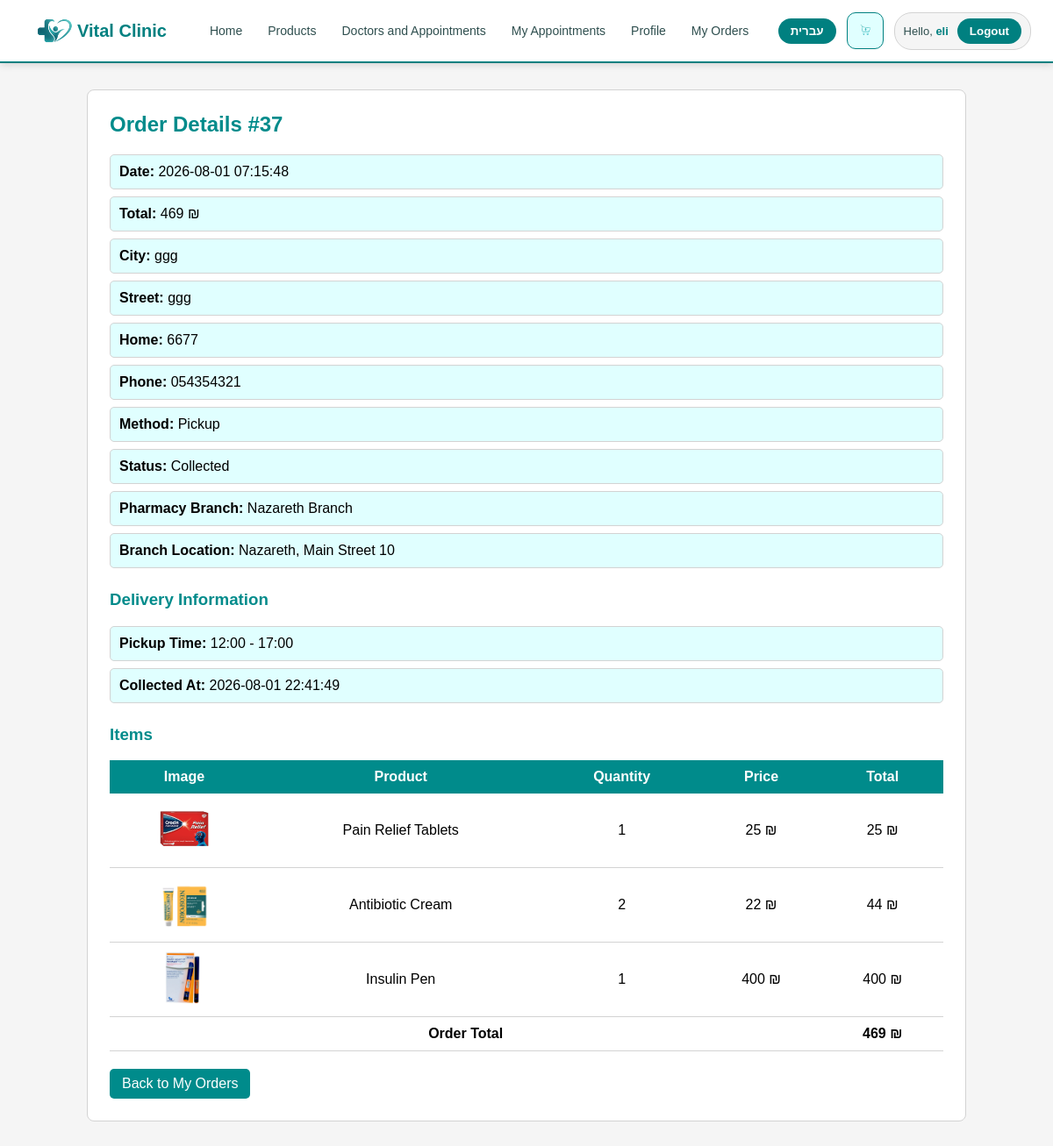
The page /orders_details.php?orderid=37 (signed in) on the database its author committed.
### tables this page shows
CREATE TABLE `orders` (
  `orderids` int NOT NULL,
  `uid` int NOT NULL,
  `orderdate` datetime NOT NULL DEFAULT CURRENT_TIMESTAMP,
  `city` varchar(255) DEFAULT NULL,
  `phone` varchar(30) NOT NULL,
  `cardnumber` varchar(25) NOT NULL,
  `streetn` varchar(255) NOT NULL,
  `homen` int NOT NULL,
  `Price` int NOT NULL,
  `delivery_datetime` datetime DEFAULT NULL,
  `courier_id` int DEFAULT NULL,
  `delivery_status` tinyint NOT NULL DEFAULT '0',
  `delivery_method` varchar(20) NOT NULL,
  `branch_id` int DEFAULT NULL,
  `pickup_time_from` varchar(5) DEFAULT NULL,
  `pickup_time_to` varchar(5) DEFAULT NULL,
  `pickup_status` tinyint NOT NULL DEFAULT '0',
  `pickup_collected_at` datetime DEFAULT NULL
);

CREATE TABLE `branches` (
  `id` int NOT NULL,
  `branch_name` varchar(100) NOT NULL,
  `branch_city` varchar(100) NOT NULL,
  `branch_street` varchar(150) NOT NULL,
  `branch_phone` varchar(30) NOT NULL,
  `latitude` decimal(10,7) DEFAULT NULL,
  `longitude` decimal(10,7) DEFAULT NULL
);

CREATE TABLE `ordershistory` (
  `orderid` int NOT NULL,
  `pid` int NOT NULL,
  `quantity` int NOT NULL
);

CREATE TABLE `products` (
  `productId` int NOT NULL,
  `productname` varchar(255) NOT NULL,
  `productprice` int NOT NULL,
  `productamount` int NOT NULL,
  `productimage` varchar(255) NOT NULL,
  `requires_prescription` tinyint(1) DEFAULT '0'
);

### language.php (called while the page is built, shortened)
<?php
function langText($english, $hebrew)
{
    return $english;
}
function pageDirection()
{
    return "ltr";
}
?>

### orders_details.php (the view, shortened to what this page needs)
<?php
require("db_connection.php");
require("nav.php");
$uid = (int)$_SESSION["userid"];
$orderId = (int)$_GET["orderid"];
$orderResult = mysqli_query($con, "
    SELECT *
    FROM orders
    WHERE orderids = $orderId
    AND uid = $uid
    LIMIT 1
");
$order = mysqli_fetch_array($orderResult);
$branch = null;
$branchId = (int)$order["branch_id"];
if ($branchId != 0) {
    $branchResult = mysqli_query($con, "
        SELECT *
        FROM branches
        WHERE id = $branchId
        LIMIT 1
    ");
    if (mysqli_num_rows($branchResult) > 0) {
        $branch = mysqli_fetch_array($branchResult);
    }
}
$method = $order["delivery_method"];
$methodText = langText("Delivery", "משלוח");
if ($method == "pickup") {
    $methodText = langText("Pickup", "איסוף עצמי");
    if ($order["pickup_status"] == 1) {
        $status = langText("Collected", "נאסף");
    } else {
        $status = langText("Not Collected", "לא נאסף");
    }
} else {
    if ($order["delivery_status"] == 1) {
        $status = langText("Closed", "סגור");
    } else {
        $status = langText("Open", "פתוח");
    }
}
$itemsResult = mysqli_query($con, "
    SELECT pid, quantity
    FROM ordershistory
    WHERE orderid = $orderId
");
?>
<!DOCTYPE html>
<html>
<head>
</head>
<body>
<div class="container">
    <h2>
        <?php echo langText("Order Details", "פרטי הזמנה"); ?> #<?php echo $order["orderids"]; ?>
    </h2>
    <div class="info">
        <div>
            <b><?php echo langText("Date:", "תאריך:"); ?></b>
            <?php echo $order["orderdate"]; ?>
        </div>
        <div>
            <b><?php echo langText("Total:", "סה״כ:"); ?></b>
            <?php echo $order["Price"]; ?> ₪
        </div>
        <div>
            <b><?php echo langText("City:", "עיר:"); ?></b>
            <?php echo $order["city"]; ?>
        </div>
        <div>
            <b><?php echo langText("Street:", "רחוב:"); ?></b>
            <?php echo $order["streetn"]; ?>
        </div>
        <div>
            <b><?php echo langText("Home:", "מספר בית:"); ?></b>
            <?php echo $order["homen"]; ?>
        </div>
        <div>
            <b><?php echo langText("Phone:", "טלפון:"); ?></b>
            <?php echo $order["phone"]; ?>
        </div>
        <div>
            <b><?php echo langText("Method:", "שיטה:"); ?></b>
            <?php echo $methodText; ?>
        </div>
        <div>
            <b><?php echo langText("Status:", "סטטוס:"); ?></b>
            <?php echo $status; ?>
        </div>
        <?php if ($branch) { ?>
            <div>
                <b><?php echo langText("Pharmacy Branch:", "סניף בית מרקחת:"); ?></b>
                <?php echo $branch["branch_name"]; ?>
            </div>
            <div>
                <b><?php echo langText("Branch Location:", "מיקום הסניף:"); ?></b>
                <?php
                echo $branch["branch_city"]
                    . ", "
                    . $branch["branch_street"];
                ?>
            </div>
        <?php } ?>
    </div>
    <h3 class="section-title"><?php echo langText("Delivery Information", "פרטי משלוח"); ?></h3>
    <div class="info">
        <?php if ($method == "pickup") { ?>
            <div>
                <b><?php echo langText("Pickup Time:", "זמן איסוף:"); ?></b>
                <?php
                echo $order["pickup_time_from"]
                    . " - "
                    . $order["pickup_time_to"];
                ?>
            </div>
            <?php if ($order["pickup_collected_at"] != "") { ?>
                <div>
                    <b><?php echo langText("Collected At:", "נאסף בתאריך:"); ?></b>
                    <?php echo $order["pickup_collected_at"]; ?>
                </div>
            <?php } ?>
        <?php } ?>
    </div>
    <h3 class="section-title"><?php echo langText("Items", "פריטים"); ?></h3>
    <table>
        <tr>
            <th><?php echo langText("Image", "תמונה"); ?></th>
            <th><?php echo langText("Product", "מוצר"); ?></th>
            <th><?php echo langText("Quantity", "כמות"); ?></th>
            <th><?php echo langText("Price", "מחיר"); ?></th>
            <th><?php echo langText("Total", "סה״כ"); ?></th>
        </tr>
        <?php while ($item = mysqli_fetch_array($itemsResult)) { ?>
            <?php
            $productId = (int)$item["pid"];
            $productResult = mysqli_query($con, "
                SELECT productname,
                       productprice,
                       productimage
                FROM products
                WHERE productId = $productId
                LIMIT 1
            ");
            $product = mysqli_fetch_array($productResult);
            $image = $product["productimage"];
            if (strpos($image, "/") === false) {
                $image = "images/" . $image;
            }
            $lineTotal =
                $product["productprice"] *
                $item["quantity"];
            ?>
            <tr>
                <td>
                    <img src="<?php echo $image; ?>">
                </td>
                <td><?php echo $product["productname"]; ?></td>
                <td><?php echo $item["quantity"]; ?></td>
                <td><?php echo $product["productprice"]; ?> ₪</td>
                <td><?php echo $lineTotal; ?> ₪</td>
            </tr>
        <?php } ?>
        <tr>
            <td colspan="4"><b><?php echo langText("Order Total", "סה״כ הזמנה"); ?></b></td>
            <td><b><?php echo $order["Price"]; ?> ₪</b></td>
        </tr>
    </table>
    <a class="back" href="my_orders.php">
        <?php echo langText("Back to My Orders", "חזרה להזמנות שלי"); ?>
    </a>
</div>
</body>
</html>

### nav.php (shortened to what this page needs)
<?php
require_once("language.php");
$isAdmin = 0;
$isDoctor = 0;
$isPharmacist = 0;
if (isset($_SESSION["is_admin"])) {
    $isAdmin = (int)$_SESSION["is_admin"];
}
if (isset($_SESSION["is_doctor"])) {
    $isDoctor = (int)$_SESSION["is_doctor"];
}
if (isset($_SESSION["is_pharmacist"])) {
    $isPharmacist = (int)$_SESSION["is_pharmacist"];
}
?>
<!DOCTYPE html>
<html dir="<?php echo pageDirection(); ?>">
<head>
</head>
<body>
<nav>
<div class="nav-left">
    <div class="nav-logo">
        <a href="home.php">
            <img src="images/c.png" alt="Logo">
            <span class="nav-logo-text">Vital Clinic</span>
        </a>
    </div>
    <div class="nav-links">
        <?php
        if ($isAdmin == 1) {
            echo "<a href='admin.php'>" . langText("Admin Panel", "לוח ניהול") . "</a>";
        } else if ($isDoctor == 1) {
            echo "<a href='doctor_dashboard.php'>" . langText("Dashboard", "לוח בקרה") . "</a>";
            echo "<a href='userprescription.php'>" . langText("Prescriptions", "מרשמים") . "</a>";
            echo "<a href='day_off_request.php'>" . langText("Day Off Request", "בקשת יום חופש") . "</a>";
        } else {
            echo "<a href='home.php'>" . langText("Home", "דף הבית") . "</a>";
            echo "<a href='products.php'>" . langText("Products", "מוצרים") . "</a>";
            echo "<a href='doctor.php'>" . langText("Doctors and Appointments", "רופאים ותורים") . "</a>";
            echo "<a href='my_appointments.php'>" . langText("My Appointments", "תורים") . "</a>";
            if (isset($_SESSION["fname"])) {
                echo "<a href='profile.php'>" . langText("Profile", "פרופיל") . "</a>";
                echo "<a href='my_orders.php'>" . langText("My Orders", "ההזמנות שלי") . "</a>";
            } else {
                echo "<a href='login.php'>" . langText("Login", "התחברות") . "</a>";
            }
        }
        ?>
    </div>
</div>
<div class="nav-right">
    <form method="post">
        <button class="nav-btn" type="submit" name="change_language">
            <?php echo langText("עברית", "English"); ?>
        </button>
    </form>
    <?php
    if (isset($_SESSION["fname"])) {
        if ($isAdmin == 0 && $isDoctor == 0 && $isPharmacist == 0) {
            echo "
                <a href='cart.php' class='cart-link'>
                    <img src='images/cart_icon_gradient.png' alt='" . langText("Cart", "סל קניות") . "'>
                </a>
            ";
        }
        echo "
            <div class='nav-user'>
                <div class='nav-hello'>
                    " . langText("Hello", "שלום") . ", <span>" . $_SESSION["fname"] . "</span>
                </div>
                <form method='post'>
                    <button class='nav-btn' name='logoutBtn'>
                        " . langText("Logout", "התנתקות") . "
                    </button>
                </form>
            </div>
        ";
    }
    ?>
</div>
</nav>
</body>
</html>

### nav.php (style rules this page uses)
body { margin: 0; font-family: Arial, sans-serif; background: whitesmoke; }
nav { height: 70px; padding: 0 25px; display: flex; justify-content: space-between; align-items: center; background: white; border-bottom: 2px solid teal; box-shadow: 0 2px 8px lightgray; }
.nav-left, .nav-links, .nav-right, .nav-user, .nav-logo a { display: flex; align-items: center; }
.nav-left { gap: 25px; }
.nav-links { gap: 5px; flex-wrap: wrap; }
.nav-right { gap: 12px; }
.nav-logo a { gap: 1px; }
.nav-logo img { width: 50px; height: 50px; object-fit: contain; }
.nav-logo-text { font-size: 20px; font-weight: bold; color: teal; }
nav a { padding: 9px 12px; color: darkslategray; text-decoration: none; font-size: 14px; border-radius: 8px; }
.nav-user { gap: 10px; padding: 6px 10px; background: whitesmoke; border: 1px solid lightgray; border-radius: 20px; }
.nav-hello { font-size: 13px; color: darkslategray; }
.nav-hello span { color: teal; font-weight: bold; }
.nav-user form { margin: 0; }
.nav-btn { padding: 7px 14px; border: none; border-radius: 20px; background: teal; color: white; cursor: pointer; font-weight: bold; }
.cart-link { width: 40px; height: 40px; padding: 0; display: flex; justify-content: center; align-items: center; background: lightcyan; border: 1px solid teal; border-radius: 10px; }
.cart-link img { width: 28px; height: 28px; object-fit: contain; }

### orders_details.php (style rules this page uses)
body { margin: 0; font-family: Arial; background-color: whitesmoke; color: black; }
.container { width: 950px; max-width: 90%; margin: 30px auto; padding: 25px; background-color: white; border: 1px solid lightgray; border-radius: 8px; }
h2 { margin-top: 0; color: darkcyan; }
.info { margin-bottom: 20px; }
.info div { padding: 10px; margin-bottom: 8px; background-color: lightcyan; border: 1px solid lightgray; border-radius: 5px; }
.section-title { margin-top: 25px; color: darkcyan; }
table { width: 100%; border-collapse: collapse; }
th { padding: 10px; background-color: darkcyan; color: white; }
td { padding: 10px; text-align: center; border-bottom: 1px solid lightgray; }
img { width: 60px; height: 60px; }
.back { display: inline-block; margin-top: 20px; padding: 8px 14px; background-color: darkcyan; color: white; text-decoration: none; border-radius: 5px; }

### rows shown on the page
orders: orderids "37", orderdate "2026-08-01 07:15:48", Price "469", city "ggg", streetn "ggg", homen "6677", phone "054354321", pickup_time_from "12:00", pickup_time_to "17:00", pickup_collected_at "2026-08-01 22:41:49"
branches: branch_name "Nazareth Branch", branch_city "Nazareth", branch_street "Main Street 10"
ordershistory: shows a picture, pid.productname "Pain Relief Tablets", quantity "1", pid.productprice "25"
ordershistory: shows a picture, pid.productname "Antibiotic Cream", quantity "2", pid.productprice "22", lineTotal "44"
ordershistory: shows a picture, pid.productname "Insulin Pen", quantity "1", pid.productprice "400"

### other values the page prints
langText("Home", "דף הבית") "Home"
langText("Products", "מוצרים") "Products"
langText("Doctors and Appointments", "רופאים ותורים") "Doctors and Appointments"
langText("My Appointments", "תורים") "My Appointments"
langText("Profile", "פרופיל") "Profile"
langText("My Orders", "ההזמנות שלי") "My Orders"
langText("עברית", "English") "עברית"
langText("Hello", "שלום") "Hello"
$_SESSION["fname"] "eli"
langText("Logout", "התנתקות") "Logout"
langText("Order Details", "פרטי הזמנה") "Order Details"
langText("Date:", "תאריך:") "Date:"
langText("Total:", "סה״כ:") "Total:"
langText("City:", "עיר:") "City:"
langText("Street:", "רחוב:") "Street:"
